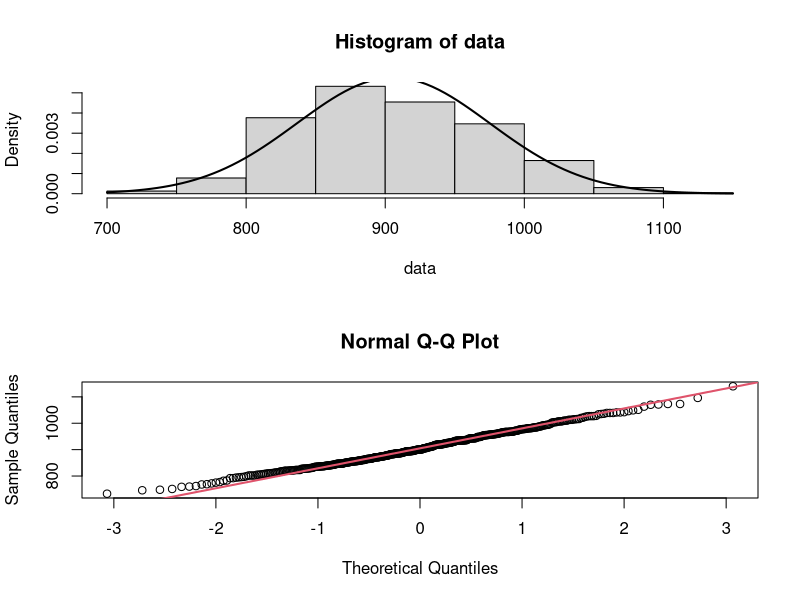

This figure's R source:
# Exercise 6.2
data <- c(27, 26, 25, 24, 28, 25, 30, 30, 24)
result <- t.test(data, mu = 25, alternative = "greater")
print(result)

rm(list = ls())

# Exercise 6.3
library(boot)
data <- channing$entry
# a----
par(mfrow = c(2, 1))
hist(data, freq = F)
curve(dnorm(x, mean = mean(data), sd = sd(data)), add = T, lwd = 2)

qqnorm(data)
qqline(data, lwd = 2, col = 2)
dev.off()

# b----
alpha <- 0.05
sample_sd <- sd(data)
sample_size <- length(data)
sample_mean <- mean(data)
t_score <- qt(1 - alpha/2, df = sample_size - 1)
(ci <- sample_mean + c(-1, 1) * sample_sd / sqrt(sample_size) * t_score)

# c----
entry_by_years <- data / 12
(result <- t.test(entry_by_years, mu = 75))

rm(list = ls())


# Exercise 6.4
number_of_heads <- 48
total_flips <- 100
observed_proportion <- number_of_heads / total_flips
(result <- prop.test(number_of_heads, total_flips, p = 0.5, conf.level = 0.90))

rm(list = ls())


# Exercise 6.8
test1 <- c(3, 5, 9, 8, 6, 7)
test2 <- c(2, 6, 7, 6, 5, 4)
data_length <- length(test1)

mean1 <- mean(test1)
mean2 <- mean(test2)

sd1 <- sd(test1)
sd2 <- sd(test2)

se_diff <- sqrt((sd1^2 + sd2^2) / data_length)
t_stat <- (mean1 - mean2) / se_diff
df <- ((sd1^2 + sd2^2) / data_length)^2 / (((sd1^2 + sd2^2) / data_length)^2 / 5)

critical_point <- qt(0.95, df)

if (t_stat > critical_point) {
  cat("Reject the null hypothesis. There is enough evidence to suggest that the true mean for Test 1 is higher than Test 2.\n")
} else {
  cat("Fail to reject the null hypothesis. There is not enough evidence to suggest a difference in means.\n")
}
rm(list = ls())

# Exercise 6.10
library(boot)
data(channing)

# a----
gender <- channing$sex

p_w <- sum(gender == "Female") / length(gender)
p_m <- sum(gender == "Male") / length(gender)

# Set the expected ratio based on the null hypothesis
expected_ratio <- 4
p_w_expected <- expected_ratio / (1 + expected_ratio)

# Calculate the expected proportions
p_m_expected <- 1 - p_w_expected

# Calculate the standard error of the difference in proportions
se_diff <- sqrt(p_w_expected * p_m_expected * (1/sum(gender == "Female") + 1/sum(gender == "Male")))

# Calculate the Z-test statistic
z_stat <- (p_w - p_w_expected) / se_diff

# Calculate the p-value
p_value <- 2 * pnorm(abs(z_stat), lower.tail = FALSE)

# Set the significance level
alpha <- 0.05

# Check if the p-value is less than the significance level
if (p_value < alpha) {
  cat("Reject the null hypothesis. There is evidence that the ratio of women to men is not 4:1.")
} else {
  cat("Fail to reject the null hypothesis. There is not enough evidence to suggest a difference in the ratio.")
}

# b----
age_men <- channing$entry[channing$sex == "Male"]
age_women <- channing$entry[channing$sex == "Female"]

# Calculate the means
mean_men <- mean(age_men)
mean_women <- mean(age_women)

# Calculate the standard deviations
sd_men <- sd(age_men)
sd_women <- sd(age_women)

# Calculate the sample sizes
n_men <- length(age_men)
n_women <- length(age_women)

# Calculate the standard errors of the means
se_men <- sd_men / sqrt(n_men)
se_women <- sd_women / sqrt(n_women)

# Calculate the pooled standard error
pooled_se <- sqrt((sd_men^2 / n_men) + (sd_women^2 / n_women))

# Calculate the t-statistic
t_stat <- (mean_men - mean_women) / pooled_se

# Calculate the degrees of freedom
df <- n_men + n_women - 2

# Calculate the two-tailed p-value
p_value <- 2 * pt(abs(t_stat), df, lower.tail = FALSE)

# Set the significance level
alpha <- 0.05

# Check if the p-value is less than the significance level
if (p_value < alpha) {
  cat("Reject the null hypothesis. There is evidence that the mean age of entry is different for men and women.")
} else {
  cat("Fail to reject the null hypothesis. There is not enough evidence to suggest a difference in the mean age of entry.")
}
# c----
# Extract age of entry information and gender
age <- channing$entry / 12
gender <- channing$sex

# Create a binary variable indicating whether the entry age is before 80
before_80 <- ifelse(age < 80, 1, 0)

# Create contingency table for men and women
table_gender_before_80 <- table(gender, before_80)

# Extract counts for men and women entering before 80
count_men_before_80 <- table_gender_before_80["Male", 2]
count_women_before_80 <- table_gender_before_80["Female", 2]

# Calculate proportions for men and women entering before 80
prop_men_before_80 <- count_men_before_80 / sum(table_gender_before_80["Male", ])
prop_women_before_80 <- count_women_before_80 / sum(table_gender_before_80["Female", ])

# Calculate the observed difference in proportions
observed_diff <- prop_women_before_80 - prop_men_before_80

# Assuming large enough sample sizes, perform a z-test for proportions
# Calculate standard error of the difference
se_diff <- sqrt((prop_men_before_80 * (1 - prop_men_before_80)) / sum(table_gender_before_80["Male", ]) +
                  (prop_women_before_80 * (1 - prop_women_before_80)) / sum(table_gender_before_80["Female", ]))

# Calculate the z-statistic
z_stat <- observed_diff / se_diff

# Calculate the one-tailed p-value
p_value <- pnorm(z_stat, lower.tail = FALSE)

# Set the significance level
alpha <- 0.05

# Check if the p-value is less than the significance level
if (p_value < alpha) {
  cat("Reject the null hypothesis. There is evidence that the proportion of women entering before 80 is bigger than for men.")
} else {
  cat("Fail to reject the null hypothesis. There is not enough evidence to suggest a difference in proportions.")
}

